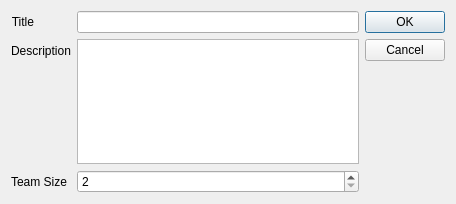
<?xml version="1.0" encoding="UTF-8"?>
<ui version="4.0">
 <class>EditTeamConfigurationsDialog</class>
 <widget class="QDialog" name="EditTeamConfigurationsDialog">
  <property name="windowModality">
   <enum>Qt::WindowModal</enum>
  </property>
  <property name="geometry">
   <rect>
    <x>0</x>
    <y>0</y>
    <width>456</width>
    <height>204</height>
   </rect>
  </property>
  <property name="windowTitle">
   <string>Edit Project</string>
  </property>
  <layout class="QGridLayout" name="gridLayout_2">
   <item row="0" column="2">
    <widget class="QDialogButtonBox" name="buttonBox">
     <property name="orientation">
      <enum>Qt::Vertical</enum>
     </property>
     <property name="standardButtons">
      <set>QDialogButtonBox::Cancel|QDialogButtonBox::Ok</set>
     </property>
    </widget>
   </item>
   <item row="0" column="1">
    <layout class="QFormLayout" name="formLayout">
     <property name="fieldGrowthPolicy">
      <enum>QFormLayout::AllNonFixedFieldsGrow</enum>
     </property>
     <item row="2" column="0">
      <widget class="QLabel" name="label">
       <property name="text">
        <string>Team Size</string>
       </property>
      </widget>
     </item>
     <item row="2" column="1">
      <widget class="QSpinBox" name="teamSizeSpinBox">
       <property name="minimum">
        <number>2</number>
       </property>
      </widget>
     </item>
     <item row="0" column="0">
      <widget class="QLabel" name="label_2">
       <property name="text">
        <string>Title</string>
       </property>
       <property name="alignment">
        <set>Qt::AlignRight|Qt::AlignTrailing|Qt::AlignVCenter</set>
       </property>
      </widget>
     </item>
     <item row="0" column="1">
      <widget class="QLineEdit" name="txtTitle"/>
     </item>
     <item row="1" column="1">
      <widget class="QTextEdit" name="txtDescription"/>
     </item>
     <item row="1" column="0">
      <widget class="QLabel" name="label_3">
       <property name="text">
        <string>Description</string>
       </property>
      </widget>
     </item>
    </layout>
   </item>
  </layout>
 </widget>
 <resources/>
 <connections>
  <connection>
   <sender>buttonBox</sender>
   <signal>accepted()</signal>
   <receiver>EditTeamConfigurationsDialog</receiver>
   <slot>accept()</slot>
   <hints>
    <hint type="sourcelabel">
     <x>248</x>
     <y>254</y>
    </hint>
    <hint type="destinationlabel">
     <x>157</x>
     <y>274</y>
    </hint>
   </hints>
  </connection>
  <connection>
   <sender>buttonBox</sender>
   <signal>rejected()</signal>
   <receiver>EditTeamConfigurationsDialog</receiver>
   <slot>reject()</slot>
   <hints>
    <hint type="sourcelabel">
     <x>316</x>
     <y>260</y>
    </hint>
    <hint type="destinationlabel">
     <x>286</x>
     <y>274</y>
    </hint>
   </hints>
  </connection>
 </connections>
</ui>
